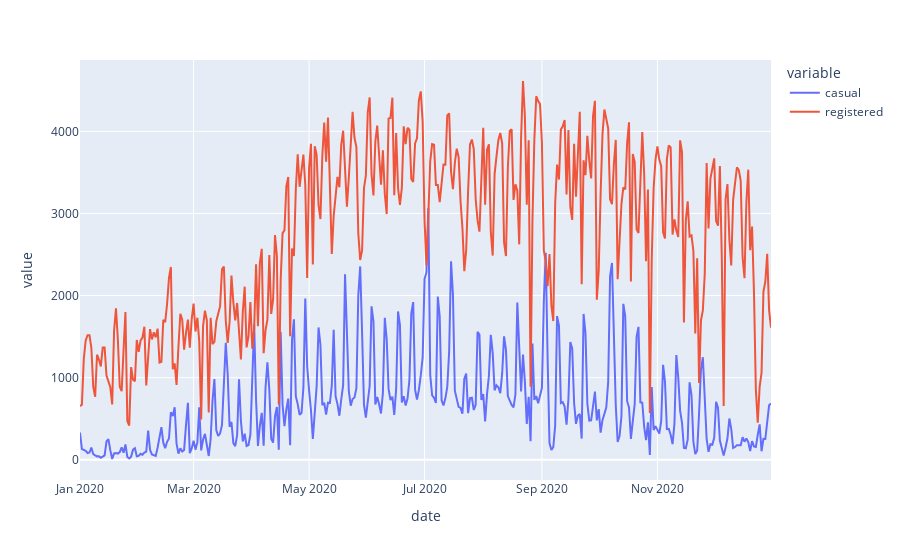

Notebook cell for this chart:
### Markdown cell above
## Lets see the difference between each membership type
### Overall of trend of trips by casual and registered type

### Code cell
px.line(df_2020,x='date',y=['casual','registered'])

### Figure 1 — Plotly figure (JSON) as saved in the notebook; plotly's stock layout.template omitted (floating-point values rounded to 4 significant figures; data arrays with more than 128 entries replaced by an {"elided": "..."} marker saying what was removed)
{"data": [{"hovertemplate": "variable=casual<br>date=%{x}<br>value=%{y}<extra></extra>", "legendgroup": "casual", "line": {"color": "#636efa", "dash": "solid"}, "mode": "lines", "name": "casual", "orientation": "v", "showlegend": true, "type": "scatter", "x": {"elided": "366 str values"}, "xaxis": "x", "y": {"elided": "366 int values"}, "yaxis": "y"}, {"hovertemplate": "variable=registered<br>date=%{x}<br>value=%{y}<extra></extra>", "legendgroup": "registered", "line": {"color": "#EF553B", "dash": "solid"}, "mode": "lines", "name": "registered", "orientation": "v", "showlegend": true, "type": "scatter", "x": {"elided": "366 str values"}, "xaxis": "x", "y": {"elided": "366 int values"}, "yaxis": "y"}], "layout": {"legend": {"title": {"text": "variable"}, "tracegroupgap": 0}, "margin": {"t": 60}, "xaxis": {"anchor": "y", "domain": [0, 1], "title": {"text": "date"}}, "yaxis": {"anchor": "x", "domain": [0, 1], "title": {"text": "value"}}}}
